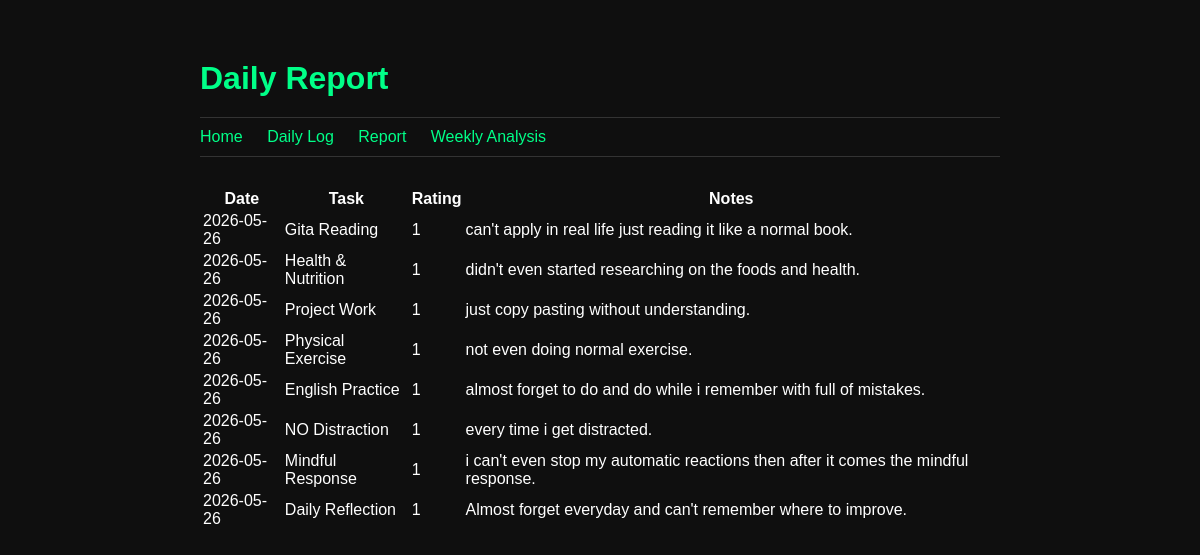
Screenshot of /report with the database file from the repository.
### tables this page shows
CREATE TABLE logs (
                   id INTEGER PRIMARY KEY AUTOINCREMENT,
                   date TEXT NOT NULL,
                   task_name TEXT NOT NULL,
                   rating INTEGER NOT NULL,
                   notes TEXT
                   );

### app.py (the view)
@app.route("/report")
def report():
    conn = get_db_connection()
    logs = conn.execute("SELECT * FROM logs").fetchall()
    conn.close()
    return render_template("report.html", logs=logs)

### database.py (called while the page is built)
def get_db_connection():
    conn= sqlite3.connect("tracker.db")
    conn.row_factory = sqlite3.Row
    return conn

### templates/report.html (shortened to what this page needs)
<!DOCTYPE HTML>
<html lang="en">
<head>
    <link rel="stylesheet" href="/static/style.css">
</head>
<bpdy>
    <div class="container">
        <h1>Daily Report</h1>
        <nav>
            <a href="/">Home</a>
            <a href="/log">Daily Log</a>
            <a href="/report">Report</a>
            <a href="/weekly">Weekly Analysis</a>
        </nav>
        <table>
            <thead>
                <tr>
                    <th>Date</th>
                    <th>Task</th>
                    <th>Rating</th>
                    <th>Notes</th>
                </tr>
            </thead>
            <tbody>
                {% for log in logs %}
                <tr>
                    <td>{{ log['date'] }}</td>
                    <td>{{ log['task_name'] }}</td>
                    <td>{{ log['rating'] }}</td>
                    <td>{{ log['notes'] }}</td>
                </tr>
                {% endfor %}
            </tbody>
        </table>
    </div>
</bpdy>
</html>

### static/style.css (style rules this page uses)
h1 { color: #00ff88; font-size: 2rem; margin-bottom: 10px; }
nav a { color: #00ff88; margin-right: 15px; text-decoration: none; }
nav { margin-top: 20px; padding: 10px 0; border-top: 1px solid #333333; border-bottom: 1px solid #333333; }
.container { margin-top: 40px; }
nav { margin-bottom: 30px; }
nav a { color: #00ff88; text-decoration: none; margin-right: 20px; font-size: 16px; }

### rows the page displays
logs: date "2026-05-26", task_name "Gita Reading", rating "1", notes "can't apply in real life just reading it like a normal book."
logs: date "2026-05-26", task_name "Health & Nutrition", rating "1", notes "didn't even started researching on the foods and health."
logs: date "2026-05-26", task_name "Project Work", rating "1", notes "just copy pasting without understanding."
logs: date "2026-05-26", task_name "Physical Exercise", rating "1", notes "not even doing normal exercise."
logs: date "2026-05-26", task_name "English Practice", rating "1", notes "almost forget to do and do while i remember with full of mistakes."
logs: date "2026-05-26", task_name "NO Distraction", rating "1", notes "every time i get distracted."
logs: date "2026-05-26", task_name "Mindful Response", rating "1", notes "i can't even stop my automatic reactions then after it comes the mindful response."
logs: date "2026-05-26", task_name "Daily Reflection", rating "1", notes "Almost forget everyday and can't remember where to improve."
